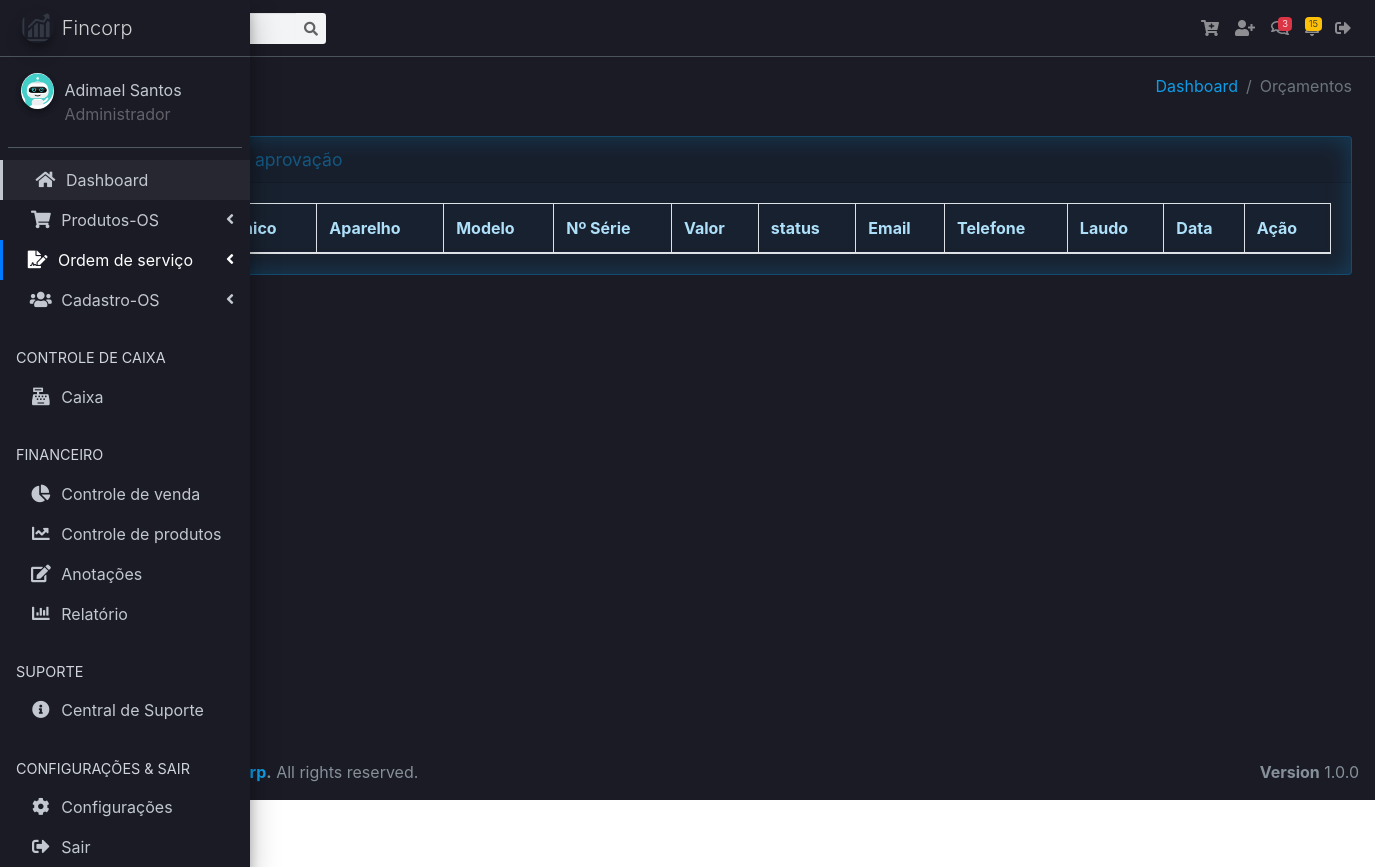
/vv/rel_orcamentos.php (signed in), run on an earlier commit of the app's database.
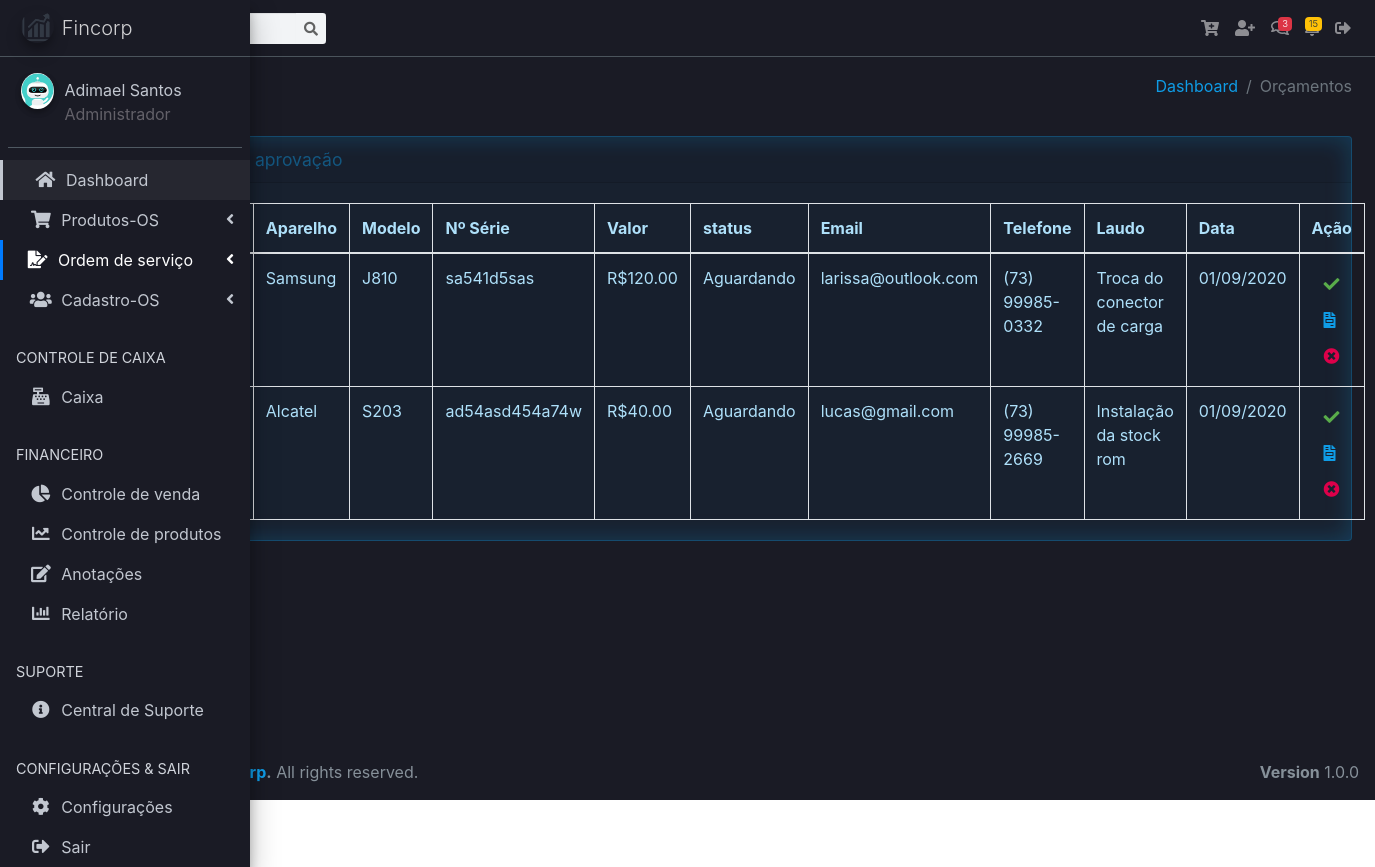
And on a later commit of the database.
### tables this page shows
CREATE TABLE `tb_orcamentos` (
  `id` int(11) NOT NULL,
  `id_user` int(11) NOT NULL,
  `id_cliente` int(11) NOT NULL,
  `cliente` varchar(32) NOT NULL,
  `tecnico` varchar(32) NOT NULL,
  `aparelho` varchar(32) NOT NULL,
  `serie` varchar(30) DEFAULT NULL,
  `modelo` varchar(32) NOT NULL,
  `defeito` varchar(255) NOT NULL,
  `laudo` varchar(255) DEFAULT NULL,
  `obs` varchar(255) DEFAULT NULL,
  `valor_servico` decimal(10,2) DEFAULT NULL,
  `peca1` varchar(32) DEFAULT NULL,
  `valor_peca1` decimal(10,2) DEFAULT NULL,
  `peca2` varchar(32) DEFAULT NULL,
  `valor_peca2` decimal(10,2) DEFAULT NULL,
  `desconto` varchar(11) DEFAULT NULL,
  `valor_total` decimal(10,2) DEFAULT NULL,
  `pagamento` varchar(32) DEFAULT NULL,
  `data_abertura` date NOT NULL,
  `status` varchar(32) NOT NULL,
  `data_aprovacao` date DEFAULT NULL
);

CREATE TABLE `tb_clientes` (
  `id_cliente` int(11) NOT NULL,
  `id_user` int(11) NOT NULL,
  `nome` varchar(32) NOT NULL,
  `cpf` varchar(20) NOT NULL,
  `endereco` varchar(128) NOT NULL,
  `cidade` varchar(45) NOT NULL,
  `estado` varchar(20) NOT NULL,
  `cep` varchar(20) NOT NULL,
  `telefone` varchar(45) NOT NULL,
  `email` varchar(100) DEFAULT NULL,
  `dt_registro` timestamp NOT NULL DEFAULT current_timestamp()
);

### vv/rel_orcamentos.php (the view, shortened to what this page needs)
<?php
require_once("header.php");
?>
<body class="hold-transition sidebar-mini">
<div class="wrapper">
  <nav class="main-header navbar navbar-expand navbar-dark navbar-light">
    <ul class="navbar-nav">
      <li class="nav-item">
        <a class="nav-link" data-widget="pushmenu" href="#" role="button"><i class="fas fa-bars"></i></a>
      </li>
    </ul>
    <form class="form-inline ml-3">
      <div class="input-group input-group-sm">
        <div class="input-group-append">
          <button name="buttonPesquisar" class="btn btn-navbar" type="submit">
            <i class="fas fa-search"></i>
          </button>
        </div>
      </div>
    </form>
    <ul class="navbar-nav ml-auto">
      <li class="nav-item dropdown">
        <a class="nav-link" href="#" title="Add Produtos" data-toggle="modal"
        data-target=".bd-example-modal-lg-produto">
          <i class="fas fa-cart-plus"></i>
        </a>
      </li>
      <li class="nav-item dropdown">
        <a class="nav-link" href="#" title="Add cliente" data-toggle="modal"
        data-target=".bd-example-modal-lg">
          <i class="fas fa-user-plus"></i>
        </a>
      </li>
      <li class="nav-item dropdown">
        <a class="nav-link" data-toggle="dropdown" href="#">
          <span class="badge badge-danger navbar-badge">3</span>
        </a>
      </li>
      <li class="nav-item dropdown">
        <a class="nav-link" data-toggle="dropdown" href="#">
          <span class="badge badge-warning navbar-badge">15</span>
        </a>
      </li>
      <li class="nav-item dropdown">
        <a class="nav-link" href="../logout.php" title="Sair">
          <i class="fas fa-sign-out-alt"></i>
        </a>
      </li>
    </ul>
  </nav>
  <aside class="main-sidebar sidebar-dark-primary elevation-4">
    <a href="dashboard.php" class="brand-link">
      <img src="../assets/dist/img/crm.png"
           alt="AdminLTE Logo"
           class="brand-image img-circle elevation-3"
           style="opacity: .8">
      <span class="brand-text font-weight-light">Fincorp</span>
    </a>
    <div class="sidebar">
      <div class="user-panel mt-3 pb-3 mb-3 d-flex">
        <div class="image">
          <img src="../assets/images/avatars/<?=$_SESSION['foto_user'];?>" class="img-circle elevation-2" alt="User Image">
        </div>
        <div class="info">
          <a href="#" class="d-block"><?php echo $_SESSION['nome_user']; ?></a>
          <span class="access_level"><?php echo $_SESSION['access_level']; ?></span>
        </div>
      </div>
      <nav class="mt-2">
        <ul class="nav nav-pills nav-sidebar nav-child-indent nav-flat nav-legacy flex-column" data-widget="treeview" role="menu" data-accordion="false">
          <li class="nav-item has-treeview menu-open">
            <ul class="nav nav-treeview">
              <li class="nav-item">
                <a href="dashboard.php" class="nav-link">
                  <i class="fas fa-home nav-icon"></i>
                  <p>Dashboard</p>
                </a>
              </li>
            </ul>
          </li>
          <li class="nav-item has-treeview">
            <a href="#" class="nav-link">
              <i class="nav-icon fas fa-shopping-cart"></i>
              <p>
                Produtos-OS
                <i class="right fas fa-angle-left"></i>
              </p>
            </a>
          </li>
          <li class="nav-item has-treeview">
            <a href="#" class="nav-link active">
              <i class="nav-icon fas fa-file-signature"></i>
              <p>
                Ordem de serviço
                <i class="fas fa-angle-left right"></i>
              </p>
            </a>
          </li>
          <li class="nav-item has-treeview">
            <a href="#" class="nav-link">
              <i class="nav-icon fas fa-users"></i>
              <p>
                Cadastro-OS
                <i class="fas fa-angle-left right"></i>
              </p>
            </a>
          </li>
          <li class="nav-header">CONTROLE DE CAIXA</li>
          <li class="nav-item">
            <a href="https://adminlte.io/docs/3.0" class="nav-link">
              <i class="nav-icon fas fa-cash-register"></i>
              <p>Caixa</p>
            </a>
          </li>
          <li class="nav-header">FINANCEIRO</li>
          <li class="nav-item">
            <a href="#" class="nav-link">
              <i class="nav-icon fas fa-chart-pie"></i>
              <p>Controle de venda</p>
            </a>
          </li>
          <li class="nav-item">
            <a href="#" class="nav-link">
              <i class="nav-icon fas fa-chart-line"></i>
              <p>Controle de produtos</p>
            </a>
          </li>
          <li class="nav-item">
            <a href="#" class="nav-link">
              <i class="nav-icon fas fa-edit"></i>
              <p>Anotações</p>
            </a>
          </li>
          <li class="nav-item">
            <a href="#" class="nav-link">
              <i class="nav-icon fas fa-chart-bar"></i>
              <p>Relatório</p>
            </a>
          </li>
          <li class="nav-header">SUPORTE</li>
          <li class="nav-item">
            <a href="#" class="nav-link">
              <i class="nav-icon fas fa-info-circle"></i>
              <p>Central de Suporte</p>
            </a>
          </li>
          <li class="nav-header">CONFIGURAÇÕES & SAIR</li>
          <li class="nav-item">
            <a href="#" class="nav-link">
              <i class="nav-icon fas fa-cog"></i>
              <p>Configurações</p>
            </a>
          </li>
          <li class="nav-item">
            <a href="../logout.php" class="nav-link">
              <i class="nav-icon fas fa-sign-out-alt"></i>
              <p>Sair</p>
            </a>
          </li>
        </ul>
      </nav>
    </div>
  </aside>
  <div class="content-wrapper">
    <section class="content-header">
      <div class="container-fluid">
        <div class="row mb-2">
          <div class="col-sm-6">
          </div>
          <div class="col-sm-6">
            <ol class="breadcrumb float-sm-right">
              <li class="breadcrumb-item"><a href="#">Dashboard</a></li>
              <li class="breadcrumb-item active">Orçamentos</li>
            </ol>
          </div>
        </div>
      </div>
    </section>
<section class="content">
<div class="container-fluid">
<div class="row">
<div class="col-12">
<div class="card">
<div class="card-header">
<h3 class="card-title">Orçamentos aguardando aprovação</h3>
</div>
<div class="card-body">
<?php
if(isset($_GET['buttonPesquisar']) and $_GET['txtpesquisar'] != ''){
    $nome = $_GET['txtpesquisar'] . '%';
    $query = "select * from tb_clientes where id_user = $_SESSION[id_user]  order by nome asc";
}else if(isset($_GET['buttonPesquisarCPF']) and $_GET['txtpesquisarcpf'] != ''){
    $nome = $_GET['txtpesquisarcpf'];
    $query = "select * from tb_clientes where cpf = '$nome'  order by nome asc";
}
else{
$query = "select tb_orcamentos.*, tb_clientes.* from tb_orcamentos join tb_clientes ON tb_orcamentos.id_cliente = tb_clientes.id_cliente";
}
    $result = mysqli_query($conn, $query);
    $row = mysqli_num_rows($result);
if($row == ''){
    echo "<h3> Não existem dados cadastrados no banco </h3>";
}else{
?>
<table id="example1" class="table table-bordered table-striped">
  <thead>
  <tr>
    <th>id</th>
    <th>Cliente</th>
    <th>Técnico</th>
    <th>Aparelho</th>
    <th>Modelo</th>
    <th>Nº Série</th>
    <th>Valor</th>
    <th>status</th>
    <th>Email</th>
    <th>Telefone</th>
    <th>Laudo</th>
    <th>Data</th>
    <th>Ação</th>
  </tr>
  </thead>
  <tbody>
  <?php
    while($res_1 = mysqli_fetch_array($result)){
        $id = $res_1["id"];
        $cliente = $res_1["cliente"];
        $tecnico = $res_1["tecnico"];
        $aparelho = $res_1["aparelho"];
        $modelo = $res_1["modelo"];
        $serie = $res_1["serie"];
        $valor_total = $res_1["valor_total"];
        $status = $res_1["status"];
        $email = $res_1["email"];
        $telefone = $res_1["telefone"];
        $laudo = $res_1["laudo"];
        $data_abertura = $res_1["data_abertura"];
        $data_abertura2 = implode('/', array_reverse(explode('-', $data_abertura)));
    ?>
  <tr>
    <td><?php echo $id; ?></td>
    <td><?php echo $cliente; ?></td>
    <td><?php echo $tecnico; ?></td>
    <td><?php echo $aparelho; ?></td>
    <td><?php echo $modelo; ?></td>
    <td><?php echo $serie; ?></td>
    <td>R$<?php echo $valor_total; ?></td>
    <td><?php echo $status; ?></td>
    <td><?php echo $email; ?></td>
    <td><?php echo $telefone; ?></td>
    <td><?php echo $laudo; ?></td>
    <td><?php echo $data_abertura2; ?></td>
    <td><div class="widget-content-right">
    <a href="rel_orcamentos.php?func=aprovar&id=<?php echo $id; ?>"><button class="border-0 btn-transition btn btn-outline-success" data-toggle="modal"
    data-target=".bd-example-modal-lg-editar"><i class="fa fa-check"></i>
    </button></a>
    <a href="../rel/rel_orcamentos_class.php?id=<?php echo $id; ?>" target="_blank"><button class="border-0 btn-transition btn btn-outline-info" data-toggle="modal"
    data-target=".bd-example-modal-lg-editar"><i class="fa fa-file-invoice"></i>
    </button></a>
    <a href="rel_orcamentos.php?func=deleta&id=<?php echo $id; ?>"><button class="border-0 btn-transition btn btn-outline-danger">
    <i class="fa fa-times-circle"></i>
    </button></a>
    </div></td>
  </tr>
  <?php
        }
    ?>
  </tbody>
</table>
<?php
        }
    ?>
</div>
</div>
</div>
</div>
</div>
</section>
</div>
<?php
require_once("footer.php");
?>
</div>
</body>
</html>

### vv/header.php (shortened to what this page needs)
<!DOCTYPE html>
<html lang="pt-br">
<head>
  <link rel="stylesheet" href="../assets/plugins/sweetalert2-theme-bootstrap-4/bootstrap-4.min.css">
  <link rel="stylesheet" href="../assets/plugins/toastr/toastr.min.css">
  <link rel="stylesheet" href="../assets/plugins/fontawesome-free/css/all.min.css">
  <link rel="stylesheet" href="https://code.ionicframework.com/ionicons/2.0.1/css/ionicons.min.css">
  <link rel="stylesheet" href="../assets/plugins/tempusdominus-bootstrap-4/css/tempusdominus-bootstrap-4.min.css">
  <link rel="stylesheet" href="../assets/plugins/icheck-bootstrap/icheck-bootstrap.min.css">
  <link rel="stylesheet" href="../assets/plugins/jqvmap/jqvmap.min.css">
  <link rel="stylesheet" href="../assets/dist/css/adminlte.min.css">
  <link rel="stylesheet" href="../assets/plugins/overlayScrollbars/css/OverlayScrollbars.min.css">
  <link rel="stylesheet" href="../assets/plugins/daterangepicker/daterangepicker.css">
  <link rel="stylesheet" href="../assets/plugins/summernote/summernote-bs4.css">
  <link rel="stylesheet" href="../assets/plugins/select2/css/select2.min.css">
  <link rel="stylesheet" href="../assets/plugins/select2-bootstrap4-theme/select2-bootstrap4.min.css">
  <link rel="stylesheet" href="../assets/plugins/fontawesome-free/css/all.min.css">
  <link rel="stylesheet" href="https://code.ionicframework.com/ionicons/2.0.1/css/ionicons.min.css">
  <link rel="stylesheet" href="../assets/plugins/datatables-bs4/css/dataTables.bootstrap4.min.css">
  <link rel="stylesheet" href="../assets/plugins/datatables-responsive/css/responsive.bootstrap4.min.css">
  <link rel="stylesheet" href="../assets/dist/css/adminlte.min.css">
  <link rel="stylesheet" href="../assets/css/iot-theme-bundle.css">
  <link rel="stylesheet" href="../assets/css/scrollbar.css">
</head>

### vv/footer.php (shortened to what this page needs)
<footer class="main-footer">
    <strong>Copyright &copy; 2020-2021 <a href="javascript:void(0);">Fincorp</a>.</strong>
    All rights reserved.
    <div class="float-right d-none d-sm-inline-block">
      <b>Version</b> 1.0.0
    </div>
  </footer>

What changed in the data, as far as the page shows it:
added tb_orcamentos: aparelho "Samsung", modelo "J810", serie "sa541d5sas", valor_total "120.00", status "Aguardando", id_cliente.email "larissa@outlook.com", id_cliente.telefone "(73) 99985-0332", laudo "Troca do conector de carga", data_abertura "01/09/2020"
added tb_orcamentos: aparelho "Alcatel", modelo "S203", serie "ad54asd454a74w", valor_total "40.00", status "Aguardando", id_cliente.email "lucas@gmail.com", id_cliente.telefone "(73) 99985-2669", laudo "Instalação da stock rom", data_abertura "01/09/2020"
